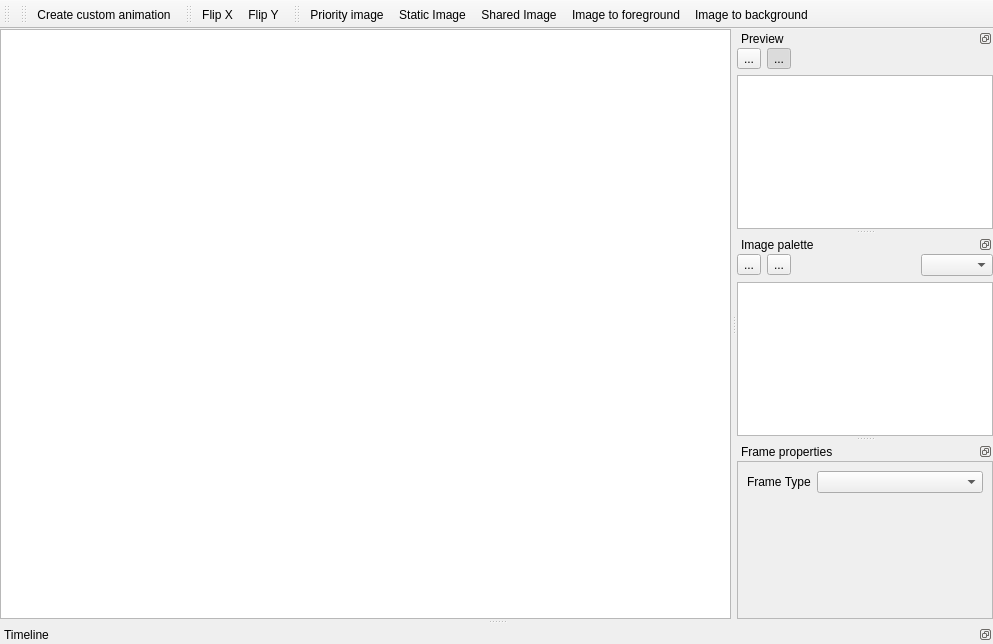
<?xml version="1.0" encoding="UTF-8"?>
<ui version="4.0">
 <class>SpriteEditor</class>
 <widget class="QMainWindow" name="SpriteEditor">
  <property name="geometry">
   <rect>
    <x>0</x>
    <y>0</y>
    <width>993</width>
    <height>644</height>
   </rect>
  </property>
  <property name="windowTitle">
   <string>Sprite Editor</string>
  </property>
  <property name="dockNestingEnabled">
   <bool>true</bool>
  </property>
  <widget class="QWidget" name="centralwidget">
   <layout class="QVBoxLayout" name="verticalLayout_2">
    <property name="leftMargin">
     <number>0</number>
    </property>
    <property name="topMargin">
     <number>0</number>
    </property>
    <property name="rightMargin">
     <number>0</number>
    </property>
    <property name="bottomMargin">
     <number>0</number>
    </property>
    <item>
     <widget class="AobaGraphicsView" name="frameEditor"/>
    </item>
   </layout>
  </widget>
  <widget class="QDockWidget" name="dockWidget_3">
   <property name="features">
    <set>QDockWidget::DockWidgetFloatable|QDockWidget::DockWidgetMovable</set>
   </property>
   <property name="windowTitle">
    <string>Preview</string>
   </property>
   <attribute name="dockWidgetArea">
    <number>2</number>
   </attribute>
   <widget class="QWidget" name="dockWidgetContents_3">
    <layout class="QVBoxLayout" name="verticalLayout_4">
     <property name="leftMargin">
      <number>0</number>
     </property>
     <property name="topMargin">
      <number>0</number>
     </property>
     <property name="rightMargin">
      <number>0</number>
     </property>
     <property name="bottomMargin">
      <number>0</number>
     </property>
     <item>
      <widget class="QWidget" name="widget_2" native="true">
       <layout class="QHBoxLayout" name="horizontalLayout_2">
        <property name="leftMargin">
         <number>0</number>
        </property>
        <property name="topMargin">
         <number>0</number>
        </property>
        <property name="rightMargin">
         <number>0</number>
        </property>
        <property name="bottomMargin">
         <number>0</number>
        </property>
        <item>
         <widget class="QToolButton" name="animationRestartButton">
          <property name="text">
           <string>...</string>
          </property>
          <property name="icon">
           <iconset resource="../resources/Resources.qrc">
            <normaloff>:/bright/track-start</normaloff>:/bright/track-start</iconset>
          </property>
         </widget>
        </item>
        <item>
         <widget class="QToolButton" name="animationPlayButton">
          <property name="text">
           <string>...</string>
          </property>
          <property name="icon">
           <iconset resource="../resources/Resources.qrc">
            <normaloff>:/bright/play</normaloff>:/bright/play</iconset>
          </property>
          <property name="checkable">
           <bool>true</bool>
          </property>
          <property name="checked">
           <bool>true</bool>
          </property>
         </widget>
        </item>
        <item>
         <spacer name="horizontalSpacer_2">
          <property name="orientation">
           <enum>Qt::Horizontal</enum>
          </property>
          <property name="sizeHint" stdset="0">
           <size>
            <width>40</width>
            <height>20</height>
           </size>
          </property>
         </spacer>
        </item>
       </layout>
      </widget>
     </item>
     <item>
      <widget class="AobaGraphicsView" name="preview"/>
     </item>
    </layout>
   </widget>
  </widget>
  <widget class="QDockWidget" name="dockWidget_4">
   <property name="features">
    <set>QDockWidget::DockWidgetFloatable|QDockWidget::DockWidgetMovable</set>
   </property>
   <property name="windowTitle">
    <string>Image palette</string>
   </property>
   <attribute name="dockWidgetArea">
    <number>2</number>
   </attribute>
   <widget class="QWidget" name="dockWidgetContents_4">
    <layout class="QVBoxLayout" name="verticalLayout_5">
     <property name="leftMargin">
      <number>0</number>
     </property>
     <property name="topMargin">
      <number>0</number>
     </property>
     <property name="rightMargin">
      <number>0</number>
     </property>
     <property name="bottomMargin">
      <number>0</number>
     </property>
     <item>
      <widget class="QWidget" name="widget_3" native="true">
       <layout class="QHBoxLayout" name="horizontalLayout_3">
        <property name="leftMargin">
         <number>0</number>
        </property>
        <property name="topMargin">
         <number>0</number>
        </property>
        <property name="rightMargin">
         <number>0</number>
        </property>
        <property name="bottomMargin">
         <number>0</number>
        </property>
        <item>
         <widget class="QToolButton" name="addImagesButton">
          <property name="text">
           <string>...</string>
          </property>
          <property name="icon">
           <iconset resource="../resources/Resources.qrc">
            <normaloff>:/bright/plus</normaloff>:/bright/plus</iconset>
          </property>
         </widget>
        </item>
        <item>
         <widget class="QToolButton" name="removeImagesButton">
          <property name="text">
           <string>...</string>
          </property>
          <property name="icon">
           <iconset resource="../resources/Resources.qrc">
            <normaloff>:/bright/cross</normaloff>:/bright/cross</iconset>
          </property>
         </widget>
        </item>
        <item>
         <spacer name="horizontalSpacer_3">
          <property name="orientation">
           <enum>Qt::Horizontal</enum>
          </property>
          <property name="sizeHint" stdset="0">
           <size>
            <width>120</width>
            <height>20</height>
           </size>
          </property>
         </spacer>
        </item>
        <item>
         <widget class="QComboBox" name="imagesFilter"/>
        </item>
       </layout>
      </widget>
     </item>
     <item>
      <widget class="QListWidget" name="imageList">
       <property name="editTriggers">
        <set>QAbstractItemView::NoEditTriggers</set>
       </property>
       <property name="dragDropMode">
        <enum>QAbstractItemView::NoDragDrop</enum>
       </property>
       <property name="defaultDropAction">
        <enum>Qt::IgnoreAction</enum>
       </property>
       <property name="iconSize">
        <size>
         <width>48</width>
         <height>48</height>
        </size>
       </property>
       <property name="movement">
        <enum>QListView::Static</enum>
       </property>
       <property name="resizeMode">
        <enum>QListView::Adjust</enum>
       </property>
       <property name="viewMode">
        <enum>QListView::IconMode</enum>
       </property>
       <property name="uniformItemSizes">
        <bool>false</bool>
       </property>
       <property name="selectionRectVisible">
        <bool>false</bool>
       </property>
      </widget>
     </item>
    </layout>
   </widget>
  </widget>
  <widget class="QDockWidget" name="dockWidget_6">
   <property name="features">
    <set>QDockWidget::DockWidgetFloatable|QDockWidget::DockWidgetMovable</set>
   </property>
   <property name="windowTitle">
    <string>Timeline</string>
   </property>
   <attribute name="dockWidgetArea">
    <number>8</number>
   </attribute>
   <widget class="QWidget" name="dockWidgetContents_6">
    <layout class="QVBoxLayout" name="verticalLayout_10">
     <property name="leftMargin">
      <number>0</number>
     </property>
     <property name="topMargin">
      <number>0</number>
     </property>
     <property name="rightMargin">
      <number>0</number>
     </property>
     <property name="bottomMargin">
      <number>0</number>
     </property>
     <item>
      <widget class="AobaTimeline" name="timeline" native="true">
       <property name="widgetResizable" stdset="0">
        <bool>true</bool>
       </property>
      </widget>
     </item>
    </layout>
   </widget>
  </widget>
  <widget class="QToolBar" name="spriteToolBar">
   <property name="windowTitle">
    <string>toolBar</string>
   </property>
   <property name="movable">
    <bool>true</bool>
   </property>
   <property name="floatable">
    <bool>true</bool>
   </property>
   <attribute name="toolBarArea">
    <enum>TopToolBarArea</enum>
   </attribute>
   <attribute name="toolBarBreak">
    <bool>false</bool>
   </attribute>
  </widget>
  <widget class="QToolBar" name="animationToolBar">
   <property name="windowTitle">
    <string>toolBar</string>
   </property>
   <attribute name="toolBarArea">
    <enum>TopToolBarArea</enum>
   </attribute>
   <attribute name="toolBarBreak">
    <bool>false</bool>
   </attribute>
   <addaction name="actionCreateCustomAnimation"/>
  </widget>
  <widget class="QToolBar" name="frameBar">
   <property name="windowTitle">
    <string>toolBar</string>
   </property>
   <attribute name="toolBarArea">
    <enum>TopToolBarArea</enum>
   </attribute>
   <attribute name="toolBarBreak">
    <bool>false</bool>
   </attribute>
   <addaction name="actionFlipX"/>
   <addaction name="actionFlipY"/>
  </widget>
  <widget class="QDockWidget" name="dockWidget">
   <property name="features">
    <set>QDockWidget::DockWidgetFloatable|QDockWidget::DockWidgetMovable</set>
   </property>
   <property name="windowTitle">
    <string>Frame properties</string>
   </property>
   <attribute name="dockWidgetArea">
    <number>2</number>
   </attribute>
   <widget class="QWidget" name="dockWidgetContents">
    <layout class="QVBoxLayout" name="verticalLayout">
     <property name="leftMargin">
      <number>0</number>
     </property>
     <property name="topMargin">
      <number>0</number>
     </property>
     <property name="rightMargin">
      <number>0</number>
     </property>
     <property name="bottomMargin">
      <number>0</number>
     </property>
     <item>
      <widget class="QScrollArea" name="frameScrollArea">
       <property name="widgetResizable">
        <bool>true</bool>
       </property>
       <widget class="QWidget" name="scrollAreaWidgetContents">
        <property name="geometry">
         <rect>
          <x>0</x>
          <y>0</y>
          <width>257</width>
          <height>159</height>
         </rect>
        </property>
        <layout class="QVBoxLayout" name="verticalLayout_3">
         <item>
          <widget class="QWidget" name="widget" native="true">
           <layout class="QFormLayout" name="formLayout">
            <property name="leftMargin">
             <number>0</number>
            </property>
            <property name="topMargin">
             <number>0</number>
            </property>
            <property name="rightMargin">
             <number>0</number>
            </property>
            <item row="0" column="0">
             <widget class="QLabel" name="label">
              <property name="text">
               <string>Frame Type</string>
              </property>
             </widget>
            </item>
            <item row="0" column="1">
             <widget class="QComboBox" name="frameTypeCombo"/>
            </item>
           </layout>
          </widget>
         </item>
         <item>
          <widget class="QFrame" name="frame">
           <property name="frameShape">
            <enum>QFrame::StyledPanel</enum>
           </property>
           <property name="frameShadow">
            <enum>QFrame::Raised</enum>
           </property>
          </widget>
         </item>
         <item>
          <spacer name="verticalSpacer">
           <property name="orientation">
            <enum>Qt::Vertical</enum>
           </property>
           <property name="sizeHint" stdset="0">
            <size>
             <width>20</width>
             <height>134</height>
            </size>
           </property>
          </spacer>
         </item>
        </layout>
       </widget>
      </widget>
     </item>
    </layout>
   </widget>
  </widget>
  <widget class="QToolBar" name="imageToolBar">
   <property name="windowTitle">
    <string>toolBar</string>
   </property>
   <attribute name="toolBarArea">
    <enum>TopToolBarArea</enum>
   </attribute>
   <attribute name="toolBarBreak">
    <bool>false</bool>
   </attribute>
   <addaction name="actionPriorityImage"/>
   <addaction name="actionStaticImage"/>
   <addaction name="actionSharedImage"/>
   <addaction name="actionImageToForeground"/>
   <addaction name="actionImageToBackground"/>
  </widget>
  <action name="actionFlipX">
   <property name="checkable">
    <bool>true</bool>
   </property>
   <property name="icon">
    <iconset resource="../resources/Resources.qrc">
     <normaloff>:/bright/mirrorx</normaloff>:/bright/mirrorx</iconset>
   </property>
   <property name="text">
    <string>Flip X</string>
   </property>
  </action>
  <action name="actionFlipY">
   <property name="checkable">
    <bool>true</bool>
   </property>
   <property name="icon">
    <iconset resource="../resources/Resources.qrc">
     <normaloff>:/bright/mirrory</normaloff>:/bright/mirrory</iconset>
   </property>
   <property name="text">
    <string>Flip Y</string>
   </property>
  </action>
  <action name="actionPriorityImage">
   <property name="checkable">
    <bool>true</bool>
   </property>
   <property name="icon">
    <iconset resource="../resources/Resources.qrc">
     <normaloff>:/bright/image-priority</normaloff>:/bright/image-priority</iconset>
   </property>
   <property name="text">
    <string>Priority image</string>
   </property>
  </action>
  <action name="actionImageToForeground">
   <property name="icon">
    <iconset resource="../resources/Resources.qrc">
     <normaloff>:/bright/sort-ascending</normaloff>:/bright/sort-ascending</iconset>
   </property>
   <property name="text">
    <string>Image to foreground</string>
   </property>
  </action>
  <action name="actionImageToBackground">
   <property name="icon">
    <iconset resource="../resources/Resources.qrc">
     <normaloff>:/bright/sort-descending</normaloff>:/bright/sort-descending</iconset>
   </property>
   <property name="text">
    <string>Image to background</string>
   </property>
  </action>
  <action name="actionStaticImage">
   <property name="checkable">
    <bool>true</bool>
   </property>
   <property name="icon">
    <iconset resource="../resources/Resources.qrc">
     <normaloff>:/bright/padlock</normaloff>:/bright/padlock</iconset>
   </property>
   <property name="text">
    <string>Static Image</string>
   </property>
  </action>
  <action name="actionSharedImage">
   <property name="checkable">
    <bool>true</bool>
   </property>
   <property name="icon">
    <iconset resource="../resources/Resources.qrc">
     <normaloff>:/bright/image-shared</normaloff>:/bright/image-shared</iconset>
   </property>
   <property name="text">
    <string>Shared Image</string>
   </property>
  </action>
  <action name="actionCreateCustomAnimation">
   <property name="icon">
    <iconset resource="../resources/Resources.qrc">
     <normaloff>:/bright/plus</normaloff>:/bright/plus</iconset>
   </property>
   <property name="text">
    <string>Create custom animation</string>
   </property>
   <property name="toolTip">
    <string>Create a custom animation</string>
   </property>
  </action>
 </widget>
 <customwidgets>
  <customwidget>
   <class>AobaTimeline</class>
   <extends>QWidget</extends>
   <header location="global">maker/common/AobaTimeline.hpp</header>
   <container>1</container>
  </customwidget>
  <customwidget>
   <class>AobaGraphicsView</class>
   <extends>QGraphicsView</extends>
   <header>maker/common/AobaGraphicsView.hpp</header>
  </customwidget>
 </customwidgets>
 <resources>
  <include location="../resources/Resources.qrc"/>
 </resources>
 <connections/>
</ui>
